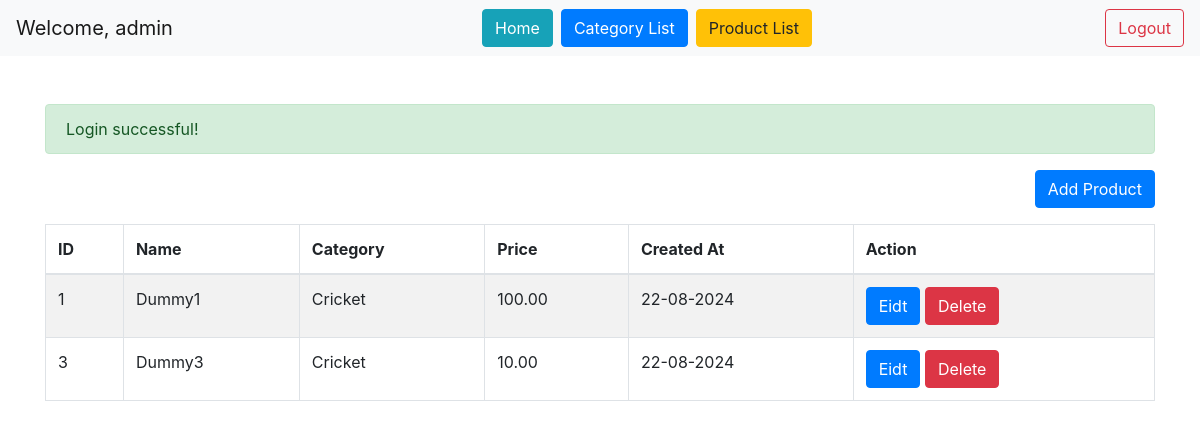
The page /public/list-products (signed in) on the database its author committed.
### tables this page shows
CREATE TABLE `products` (
  `id` int(11) NOT NULL,
  `name` varchar(100) NOT NULL,
  `category_id` int(11) DEFAULT NULL,
  `price` decimal(10,2) NOT NULL,
  `created_at` timestamp NOT NULL DEFAULT current_timestamp()
);

CREATE TABLE `categories` (
  `id` int(11) NOT NULL,
  `name` varchar(100) NOT NULL,
  `created_at` timestamp NOT NULL DEFAULT current_timestamp()
);

### app/controllers/ProductController.php (called while the page is built, shortened)
<?php
require_once __DIR__ . '/../models/Product.php';
class ProductController
{
	private $db;
	public function __construct()
	{
		$database = new Database();
		$this->db = $database->connect();
	}
	public function list()
	{
		$product = new Product($this->db);
		$result = $product->read();
		include __DIR__ . '/../views/list_products.php';
	}
}

### config/database.php (called while the page is built, shortened)
<?php
class Database
{
	private $host = 'localhost';
	private $db_name = 'ace';
	private $username = 'root';
	private $password = '';
	public function connect()
	{
		$this->conn = null;
		try {
			$this->conn = new PDO("mysql:host=" . $this->host . ";dbname=" . $this->db_name, $this->username, $this->password);
			$this->conn->setAttribute(PDO::ATTR_ERRMODE, PDO::ERRMODE_EXCEPTION);
		} catch (PDOException $e) {
			echo "Connection error: " . $e->getMessage();
		}
		return $this->conn;
	}
}

### app/models/Product.php (called while the page is built, shortened)
<?php
require_once __DIR__ . '/../../config/database.php';
class Product
{
	private $conn;
	private $table = 'products';
	public function __construct($db)
	{
		$this->conn = $db;
	}
	public function read()
	{
		$query = "SELECT p.id, p.name, p.price, p.created_at, p.category_id, c.name as c_name FROM " . $this->table . " as p INNER JOIN categories as c ON c.id = p.category_id";
		$stmt = $this->conn->prepare($query);
		$stmt->execute();
		return $stmt;
	}
}

### app/views/list_products.php (the view, shortened to what this page needs)
<?php
include "layouts/header.php";
?>
<section>
	<div class="add_product text-right mb-3">
		<a href="/ace_practical/public/create-product" class="btn btn-primary">Add Product</a>
	</div>
	<table id="product_list" class="table table-striped table-bordered" style="width:100%">
		<thead>
			<tr>
				<th>ID</th>
				<th>Name</th>
				<th>Category</th>
				<th>Price</th>
				<th>Created At</th>
				<th>Action</th>
			</tr>
		</thead>
		<tbody>
			<?php while ($row = $result->fetch(PDO::FETCH_ASSOC)): ?>
				<tr>
					<td><?= $row['id']; ?></td>
					<td><?= $row['name']; ?></td>
					<td><?= $row['c_name']; ?></td>
					<td><?= $row['price']; ?></td>
					<td><?= date("d-m-Y", strtotime($row['created_at'])); ?></td>
					<td><a href="/ace_practical/public/edit-product?id=<?= $row['id']; ?>" class="btn btn-primary">Eidt</a>
						<a href="/ace_practical/public/delete-product?id=<?= $row['id']; ?>" onclick="return confirm('Are you sure you want to delete this product?');" class="btn btn-danger">Delete</a></td>
				</tr>
			<?php endwhile; ?>
		</tbody>
	</table>
</section>
<?php
include "layouts/footer.php";
?>

### public/index.php (shortened to what this page needs)
<?php
require_once __DIR__ . '/../app/controllers/ProductController.php';
$uri = parse_url($_SERVER['REQUEST_URI'], PHP_URL_PATH);
if ($uri === '/ace_practical/public/dashboard') {
    $controller = new UserController();
    $controller->dashboard();
} elseif ($uri === '/ace_practical/public/register') {
    $controller = new UserController();
    $controller->register();
} elseif ($uri === '/ace_practical/public/login') {
    $controller = new UserController();
    $controller->login();
} elseif ($uri === '/ace_practical/public/logout') {
    $controller = new UserController();
    $controller->logout();
} elseif ($uri === '/ace_practical/public/forgot-password') {
    $controller = new UserController();
    $controller->forgotPassword();
} elseif ($uri === '/ace_practical/public/create-product') {
    $controller = new ProductController();
    $controller->create();
} elseif ($uri === '/ace_practical/public/edit-product' && isset($_GET['id'])) {
    $controller = new ProductController();
    $controller->edit($_GET['id']);
} elseif ($uri === '/ace_practical/public/update-product' && $_SERVER['REQUEST_METHOD'] === 'POST') {
    $controller = new ProductController();
    $controller->update($_POST);
} elseif ($uri === '/ace_practical/public/delete-product' && isset($_GET['id'])) {
    $controller = new ProductController();
    $controller->delete($_GET['id']);
} elseif ($uri === '/ace_practical/public/list-products') {
    $controller = new ProductController();
    $controller->list();
} elseif ($uri === '/ace_practical/public/create-category') {
    $controller = new CategoryController();
    $controller->create();
} elseif ($uri === '/ace_practical/public/edit-category' && isset($_GET['id'])) {
    $controller = new CategoryController();
    $controller->edit($_GET['id']);
} elseif ($uri === '/ace_practical/public/update-category' && $_SERVER['REQUEST_METHOD'] === 'POST') {
    $controller = new CategoryController();
    $controller->update($_POST);
} elseif ($uri === '/ace_practical/public/list-categories') {
    $controller = new CategoryController();
    $controller->list();
} else {
    echo "404 Not Found";
}

### app/views/layouts/header.php (shortened to what this page needs)
<!DOCTYPE html>
<html lang="en">
<head>
	<link rel="stylesheet" href="https://cdn.jsdelivr.net/npm/bootstrap@4.6.2/dist/css/bootstrap.min.css">
	<link rel="stylesheet" href="https://cdn.datatables.net/2.1.4/css/dataTables.dataTables.min.css">
</head>
<body>
	<?php if (isset($_SESSION["user"])) { ?>
		<nav class="navbar navbar-light bg-light justify-content-between">
			<a class="navbar-brand">Welcome, <?= (isset($_SESSION["username"]) ? $_SESSION["username"] : "") ?></a>
			<div class="form-inline">
				<a href="/ace_practical/public/dashboard" class="btn btn-info mr-2">Home</a>
				<a href="/ace_practical/public/list-categories" class="btn btn-primary mr-2">Category List</a>
				<a href="/ace_practical/public/list-products" class="btn btn-warning">Product List</a>
			</div>
			<form class="form-inline" method="POST" action="/ace_practical/public/logout">
				<button class="btn btn-outline-danger my-2 my-sm-0" type="submit">Logout</button>
			</form>
		</nav>
	<?php } ?>
	<div class="container mt-5">
		<?php
		if (isset($_SESSION['flash_message'])) {
			$flash = $_SESSION['flash_message'];
			echo '<div class="alert alert-' . htmlspecialchars($flash['type']) . ' mb-3">';
			echo htmlspecialchars($flash['message']);
			echo '</div>';
		}
		?>

### app/views/layouts/footer.php (shortened to what this page needs)
    </div>
</body>
</html>

### rows shown on the page
products: id "1", name "Dummy1", category.name "Cricket", price "100.00", created_at "22-08-2024"
products: id "3", name "Dummy3", category.name "Cricket", price "10.00", created_at "22-08-2024"

### other values the page prints
$_SESSION["username"] "admin"
$flash['message'] "Login successful!"
